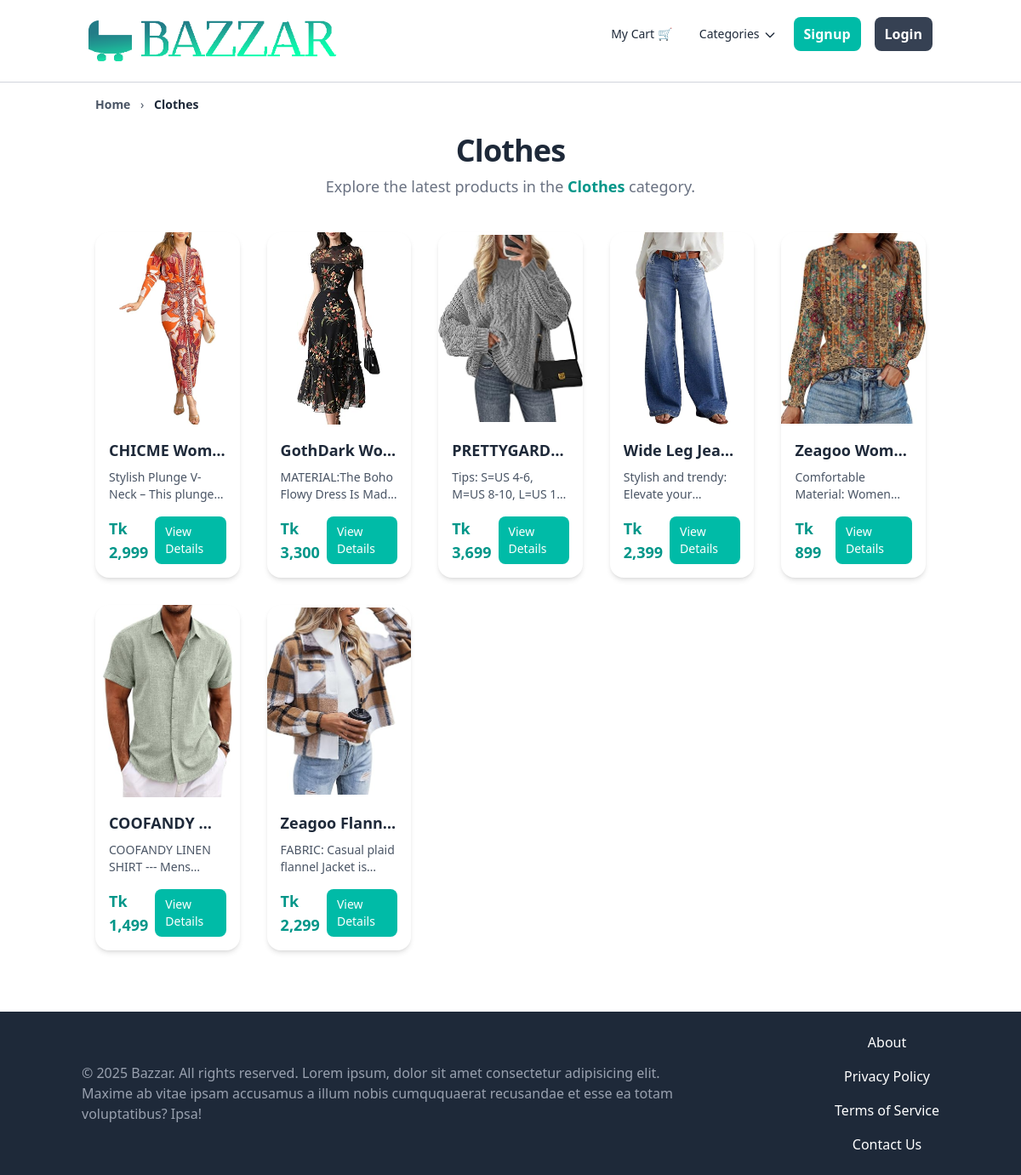
The app's page /item/category/2/ with its own data.
### item/models.py (models this page shows, shortened)
class category(models.Model):
    name = models.CharField(max_length=225)
    class Meta:
        verbose_name = "Category"
        verbose_name_plural = "Categories"
        ordering = ['name',]

class item(models.Model):
    name = models.CharField(max_length=225)
    description=models.TextField(blank=True, null=True)
    price=models.FloatField()
    is_sold=models.BooleanField(default=False)
    created_at=models.DateTimeField(auto_now_add=True)
    created_by=models.ForeignKey(User, related_name='items', on_delete=models.CASCADE)
    category=models.ForeignKey(category,related_name='items', on_delete=models.CASCADE)
    image=models.ImageField(upload_to='item_images', blank=True, null=True)

### item/views.py (the view)
# urls.py: path('category/<int:pk>/', views.categories, name='categories')  ,
def categories(request, pk):
    category_obj = category.objects.get(id=pk)
    items_in_category = item.objects.filter(category=category_obj, is_sold=False).order_by('-created_at')
    context = {
        'category': category_obj,
        'Categoryitems': items_in_category,
    }
    return render(request, 'item/categories.html', context)

### item/context_processors.py (called while the page is built)
def categories_processor(request):
    return {
        'categories': category.objects.all(),
        'items': item.objects.all()
    }

### item/templates/item/categories.html (shortened to what this page needs)
{% extends 'core/base.html' %}
{% load humanize %}
{% load static %}
{% block content %}
<div class="container mx-auto px-6 pb-10 pt-4">
    <nav class="text-sm mb-6 text-gray-600">
        <a href="{% url 'core:index' %}" class="hover:text-teal-600 font-semibold">Home</a>
        <span class="mx-2">›</span>
        <span class="text-gray-800 font-semibold">{{ category.name }}</span>
    </nav>
    <div class="text-center mb-10">
        <h1 class="text-4xl font-extrabold text-gray-800 tracking-tight">
            {{ category.name }}
        </h1>
        <p class="text-gray-500 mt-2 text-lg">
            Explore the latest products in the <span class="text-teal-600 font-semibold">{{ category.name }}</span> category.
        </p>
    </div>
    {% if Categoryitems %}
    <div class="grid grid-cols-1 sm:grid-cols-2 md:grid-cols-3 lg:grid-cols-5 gap-8">
        {% for item in Categoryitems %}
        <a href="{% url 'item:detail' item.id %}" class="group">
            <div class="flex flex-col h-full bg-white rounded-2xl shadow-md overflow-hidden transition-transform transform hover:scale-105 hover:shadow-lg">
                <div class="aspect-[3/4] overflow-hidden">
                    <img src="{{ item.image.url }}" alt="{{ item.name|truncatewords:3 }}"
                        class="w-full h-full object-contain transition-transform duration-300 group-hover:scale-110">
                </div>
                <div class="flex flex-col flex-grow p-4">
                    <h2 class="text-lg font-bold text-gray-800 group-hover:text-teal-600 truncate">
                        {{ item.name }}
                    </h2>
                    <p class="text-gray-600 mt-2 text-sm flex-grow line-clamp-2">
                        {{ item.description|truncatewords:15 }}
                    </p>
                    <div class="mt-4 flex items-center justify-between">
                        <span class="text-lg font-bold text-teal-600">Tk {{ item.price|floatformat:0|intcomma }}</span>
                        <span class="bg-teal-500 text-white px-3 py-2 rounded-lg text-sm font-medium">
                            View Details
                        </span>
                    </div>
                </div>
            </div>
        </a>
        {% endfor %}
    </div>
    {% endif %}
</div>
{% endblock %}

### records on screen
category: name "Clothes"
item: image (picture), name "CHICME Wom…", description "Stylish Plunge V-Neck – This…", price "2,999"
item: image (picture), name "GothDark Wo…", description "MATERIAL:The Boho Flowy Dress Is…", price "3,300"
item: image (picture), name "PRETTYGARD…", description "Tips: S=US 4-6, M=US 8-10,…", price "3,699"
item: image (picture), name "Wide Leg Jea…", description "Stylish and trendy: Elevate…", price "2,399"
item: image (picture), name "Zeagoo Wom…", description "Comfortable Material:…", price "899"
item: image (picture), name "COOFANDY M…", description "COOFANDY LINEN SHIRT ---…", price "1,499"
item: image (picture), name "Zeagoo Flann…", description "FABRIC: Casual plaid flannel Jacket…", price "2,299"
